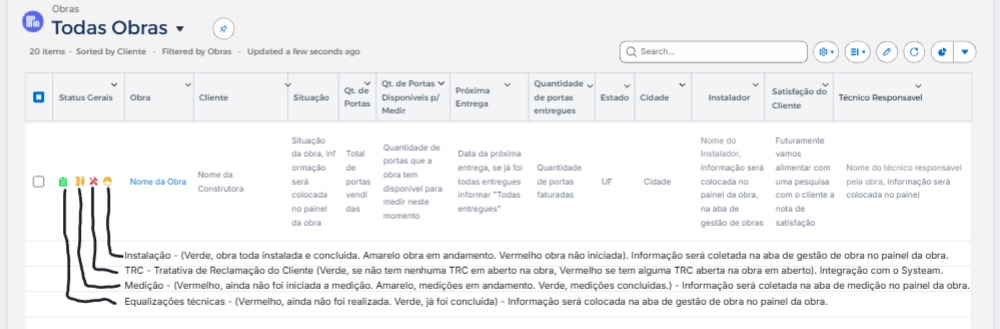
#> input picture modulos/ferramentas_web/removedor_de_fundo/uploads/33d4339af0ff497d9a20775308527089.jpg, 1000 x 329 px
$ python -i image_processor.py   (imports and definitions only)
#> lines starting #> are read from the running program, lines starting #| are printed output that depends on the picture
import cv2
import numpy as np
from PIL import Image, ImageFilter, ImageEnhance, ImageOps
import rembg
from pathlib import Path
import io
from typing import Tuple, Optional, Union
import logging

logger = logging.getLogger(__name__)

class SuperRembgProcessor:
    """Processador rembg super otimizado para máxima qualidade"""

    def __init__(self, model_name: str = 'isnet-general-use'):
        self.model_name = model_name
        self.session = None
        logger.info(f"Inicializando SuperRembg com: {model_name}")

    def _get_optimized_session(self):
        """Cria sessão rembg otimizada"""
        if self.session is None:
            try:
                logger.info(f"Criando sessão otimizada para: {self.model_name}")
                self.session = rembg.new_session(
                    self.model_name,
                    providers=['CPUExecutionProvider']  # Mais estável
                )
                logger.info("Sessão rembg criada com sucesso")
            except Exception as e:
                logger.error(f"Erro ao criar sessão: {e}")
                # Fallback para modelo mais confiável
                self.session = rembg.new_session('u2net')
                self.model_name = 'u2net'
        return self.session

    def _enhance_for_segmentation(self, image: Image.Image) -> Image.Image:
        """Pré-processamento avançado para melhor segmentação"""
        logger.info("Aplicando pré-processamento avançado...")

        # 1. Converter para RGB
        if image.mode != 'RGB':
            image = image.convert('RGB')

        # 2. Redimensionar inteligentemente (múltiplos de 32 funcionam melhor)
        original_size = image.size
        optimal_size = self._get_optimal_size(original_size)
        if optimal_size != original_size:
            image = image.resize(optimal_size, Image.Resampling.LANCZOS)

        # 3. Melhorar contraste adaptativo
        image = self._adaptive_contrast_enhancement(image)

        # 4. Redução de ruído
        image = self._advanced_denoise(image)

        # 5. Aguçar bordas sutilmente
        image = self._edge_enhancement(image)

        logger.info(f"Pré-processamento concluído: {original_size} -> {image.size}")
        return image, original_size

    def _get_optimal_size(self, size: Tuple[int, int]) -> Tuple[int, int]:
        """Calcula tamanho ótimo (múltiplos de 32)"""
        width, height = size
        max_dim = 1024  # Tamanho máximo para qualidade/velocidade

        if max(width, height) > max_dim:
            if width > height:
                new_width = max_dim
                new_height = int(height * max_dim / width)
            else:
                new_height = max_dim
                new_width = int(width * max_dim / height)
        else:
            new_width, new_height = width, height

        # Ajustar para múltiplos de 32
        new_width = ((new_width + 31) // 32) * 32
        new_height = ((new_height + 31) // 32) * 32

        return (new_width, new_height)

    def _adaptive_contrast_enhancement(self, image: Image.Image) -> Image.Image:
        """Melhora contraste de forma adaptativa"""
        # Converter para array numpy para processamento
        img_array = np.array(image)

        # CLAHE (Contrast Limited Adaptive Histogram Equalization)
        lab = cv2.cvtColor(img_array, cv2.COLOR_RGB2LAB)
        clahe = cv2.createCLAHE(clipLimit=2.0, tileGridSize=(8,8))
        lab[:,:,0] = clahe.apply(lab[:,:,0])
        enhanced = cv2.cvtColor(lab, cv2.COLOR_LAB2RGB)

        return Image.fromarray(enhanced)

    def _advanced_denoise(self, image: Image.Image) -> Image.Image:
        """Redução de ruído avançada"""
        img_array = np.array(image)

        # Filtro bilateral para reduzir ruído preservando bordas
        denoised = cv2.bilateralFilter(img_array, 9, 75, 75)

        return Image.fromarray(denoised)

    def _edge_enhancement(self, image: Image.Image) -> Image.Image:
        """Realce sutil de bordas"""
        enhancer = ImageEnhance.Sharpness(image)
        return enhancer.enhance(1.05)  # Realce muito sutil

    def remove_background(self, image_path: Union[str, Path], quality_level: str = 'ultra') -> Image.Image:
        """Remove fundo com configurações ultra otimizadas"""
#> called with quality_level = 'ultra'
        try:
            logger.info(f"Iniciando remoção de fundo ultra: {image_path}")

            # Carregar imagem
            original_image = Image.open(image_path)
#> original_image is the input picture: PIL image 1000x329 RGB; mean R, G, B 240.9, 241.4, 242.4
            logger.info(f"Imagem carregada: {original_image.size}, modo: {original_image.mode}")

            # Pré-processar
            processed_image, original_size = self._enhance_for_segmentation(original_image)
#> in _enhance_for_segmentation, `image = image.resize(optimal_size, Image.Resampling.LANCZOS)`:
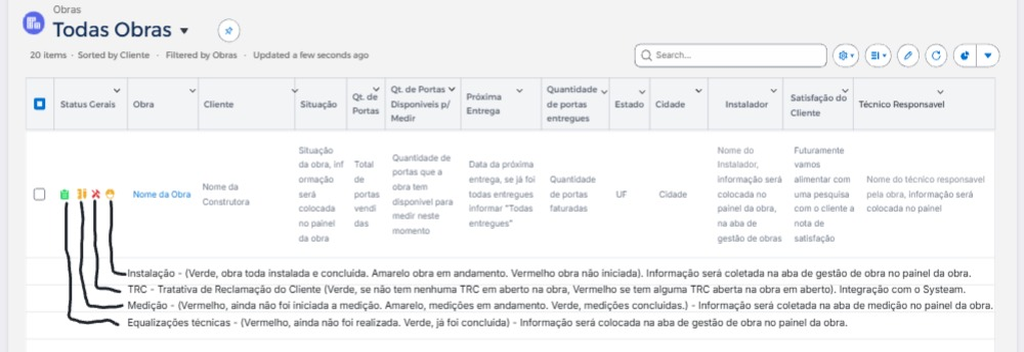
#> image: PIL image 1024x352 RGB; mean R, G, B 240.8, 241.3, 242.3
#> in _adaptive_contrast_enhancement, `lab = cv2.cvtColor(img_array, cv2.COLOR_RGB2LAB)`: lab: shape (352, 1024, 3); mean of channels 0, 1, 2 242.8, 128, 127.5
#> in _adaptive_contrast_enhancement, `lab[:,:,0] = clahe.apply(lab[:,:,0])`: lab: shape (352, 1024, 3); mean of channels 0, 1, 2 235.4, 128, 127.5
#> in _adaptive_contrast_enhancement, `enhanced = cv2.cvtColor(lab, cv2.COLOR_LAB2RGB)`:
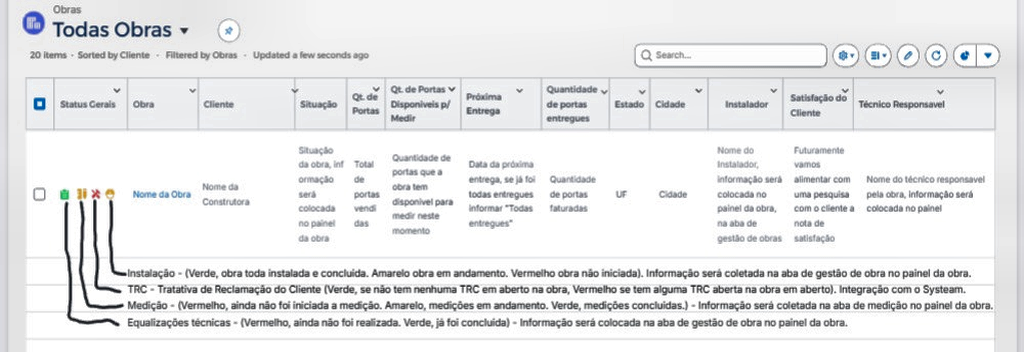
#> enhanced: shape (352, 1024, 3); mean R, G, B 233, 233.6, 234.5
#> original_size = (1000, 329)

            # Converter para bytes
            img_byte_arr = io.BytesIO()
            processed_image.save(img_byte_arr, format='PNG', optimize=True)
            input_data = img_byte_arr.getvalue()

            logger.info(f"Dados de entrada preparados: {len(input_data)} bytes")

            # Obter sessão
            session = self._get_optimized_session()

            # Configurações ultra otimizadas baseadas na qualidade
            remove_kwargs = self._get_quality_settings(quality_level)
            remove_kwargs["session"] = session

            logger.info(f"Processando com configurações: {quality_level}")
            logger.info(f"Parâmetros: {remove_kwargs}")

            # PROCESSAR com rembg otimizado
            output_data = rembg.remove(input_data, **remove_kwargs)

            logger.info(f"Processamento concluído: {len(output_data)} bytes")

            # Converter resultado para PIL
            result_image = Image.open(io.BytesIO(output_data))
            logger.info(f"Resultado: {result_image.size}, modo: {result_image.mode}")

            # Redimensionar de volta ao tamanho original se necessário
            if result_image.size != original_size:
                result_image = result_image.resize(original_size, Image.Resampling.LANCZOS)
                logger.info(f"Redimensionado para tamanho original: {original_size}")

            # Pós-processamento para refinar
            final_result = self._post_process_mask(result_image, quality_level)

            logger.info("Remoção de fundo concluída com sucesso")
            return final_result

        except Exception as e:
            logger.exception(f"Erro na remoção de fundo: {e}")
            raise Exception(f"Falha na remoção de fundo: {str(e)}")

    # [124 lines left out: functions _get_quality_settings, _post_process_mask, apply_background, _create_gradient_background, not called in this run]

# Alias para compatibilidade
BackgroundRemover = SuperRembgProcessor

class BatchProcessor:
    """Processamento em lote reutilizando o SuperRembgProcessor"""

    # [4 lines left out: function __init__, not called in this run]

    def set_progress_callback(self, callback):
        self._progress_callback = callback

    # [55 lines left out: functions _emit_progress, process_batch, not called in this run]

#> (the run stopped early here; a loop or call above may not have finished)
